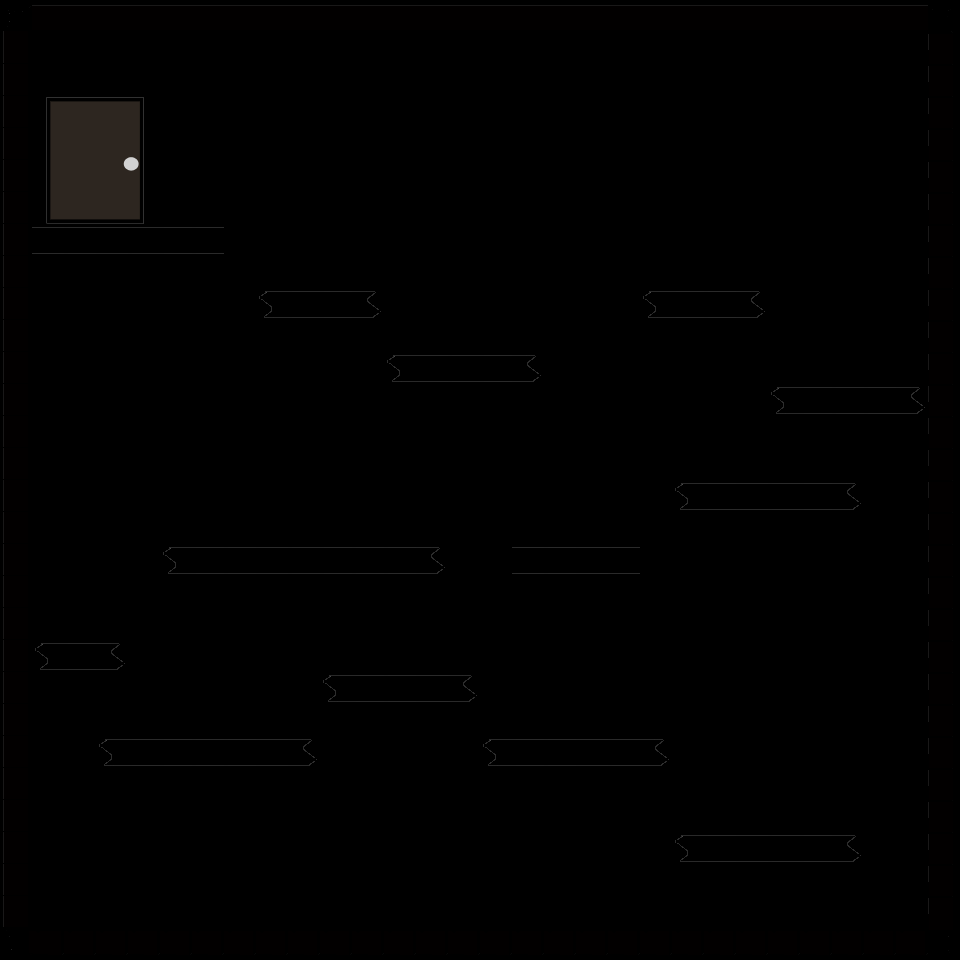

The image is a tile-based game level rendered from a .tmx file. Its description and source (layers, tilesets, objects; grid data summarised) follow:
An orthogonal 30x30 tile map with 32x32 px tiles, 3 tile layers (level, platforms, door).

<map version="1.0" orientation="orthogonal" width="30" height="30" tilewidth="32" tileheight="32">
 <tileset firstgid="1" name="TileSet" tilewidth="32" tileheight="32">
  <image source="../TileSet.png" width="128" height="256" />
 </tileset>
 <layer name="level" width="30" height="30">
  <data>[900 cells, 126 non-empty, 9 distinct tile ids]</data>
 </layer>
 <layer name="platforms" width="30" height="30">
  <data>[900 cells, 60 non-empty, 3 distinct tile ids]</data>
 </layer>
 <layer name="door" width="30" height="30">
  <data>[900 cells, 16 non-empty, 16 distinct tile ids]</data>
 </layer>
</map>
